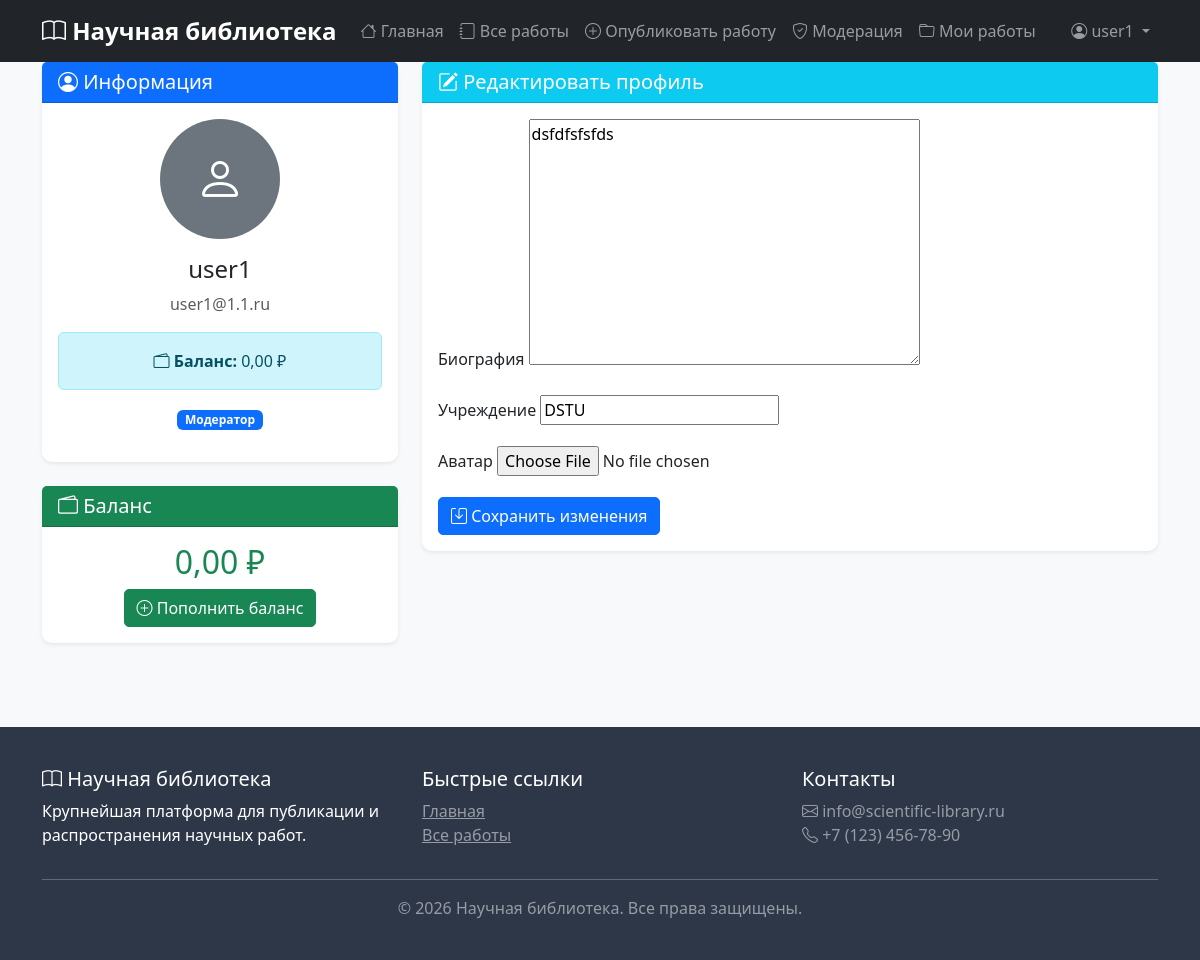
Before: /accounts/profile/ (signed in) with the older database file.
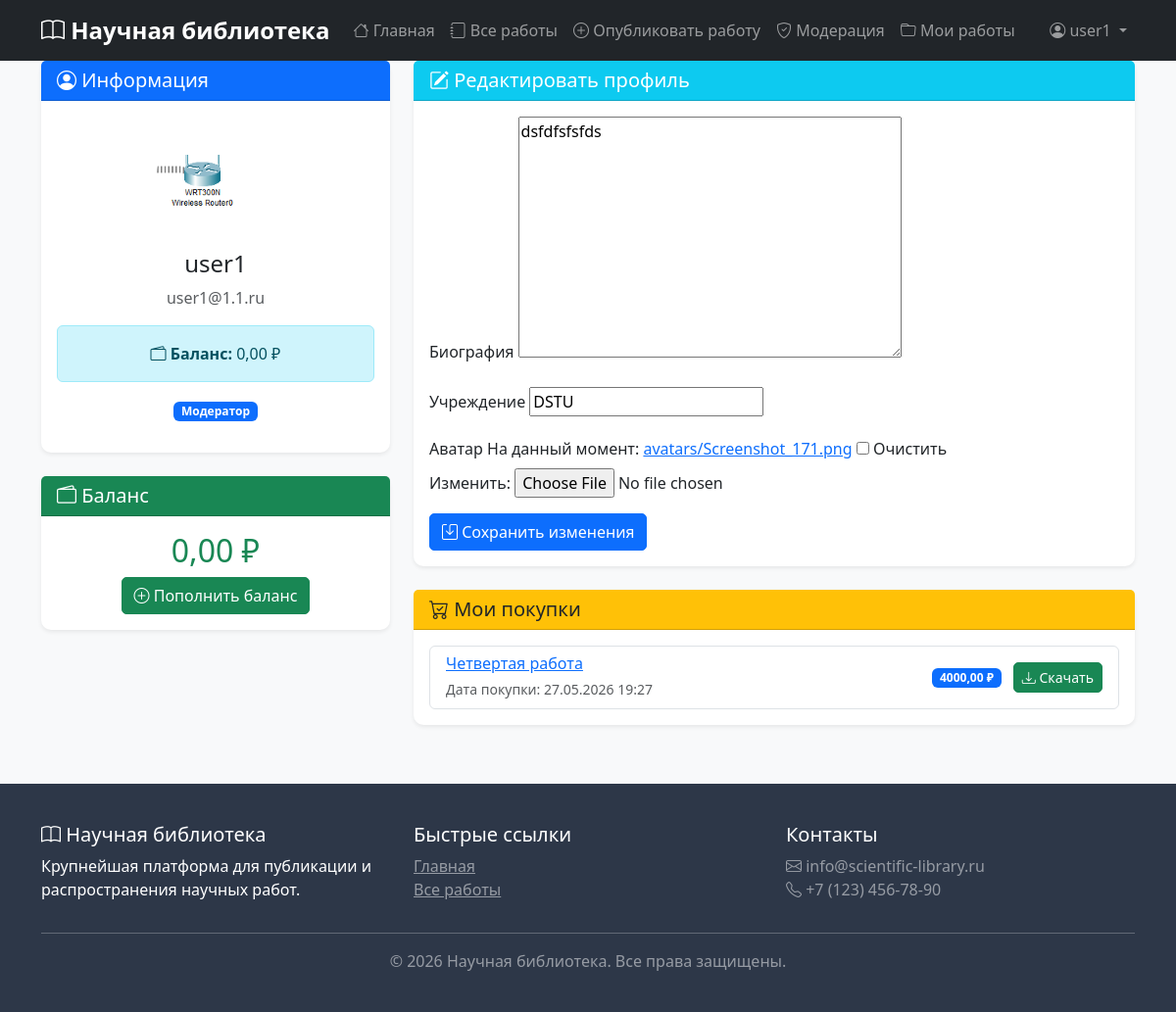
After: the same page with the newer database file.
### accounts/models.py (models this page shows, shortened)
class User(AbstractUser):
    ROLE_CHOICES = [
        ('user', 'Пользователь'),
        ('author', 'Автор'),
        ('moderator', 'Модератор'),
        ('admin', 'Администратор'),
    ]
    role = models.CharField(max_length=20, choices=ROLE_CHOICES, default='user')
    email = models.EmailField(unique=True)
    def can_publish(self):
        return self.role in ['author', 'moderator', 'admin']
    def is_moderator(self):
        return self.role in ['moderator', 'admin']

class UserProfile(models.Model):
    user = models.OneToOneField(User, on_delete=models.CASCADE, related_name='profile')
    balance = models.DecimalField(max_digits=10, decimal_places=2, default=0.00)
    avatar = models.ImageField(upload_to='avatars/', null=True, blank=True)
    bio = models.TextField(max_length=500, blank=True)
    institution = models.CharField(max_length=200, blank=True, help_text="Научное учреждение")
    created_at = models.DateTimeField(auto_now_add=True)
    updated_at = models.DateTimeField(auto_now=True)

### works/models.py (models this page shows, shortened)
class Purchase(models.Model):
    user = models.ForeignKey(settings.AUTH_USER_MODEL, on_delete=models.CASCADE, related_name='purchases')
    work = models.ForeignKey(Work, on_delete=models.CASCADE, related_name='purchases')
    amount = models.DecimalField(max_digits=10, decimal_places=2)
    commission = models.DecimalField(max_digits=10, decimal_places=2, default=0)
    author_share = models.DecimalField(max_digits=10, decimal_places=2, default=0)
    purchase_date = models.DateTimeField(auto_now_add=True)
    class Meta:
        unique_together = ['user', 'work']
        verbose_name = "Покупка"
        verbose_name_plural = "Покупки"

class Work(models.Model):
    STATUS_CHOICES = [
        ('pending', 'На модерации'),
        ('approved', 'Одобрено'),
        ('rejected', 'Отклонено'),
    ]
    title = models.CharField(max_length=200, verbose_name="Название")
    description = models.TextField(verbose_name="Описание")
    author = models.ForeignKey(
        settings.AUTH_USER_MODEL,
        on_delete=models.CASCADE,
        related_name='works',
        verbose_name="Автор"
    )
    categories = models.ManyToManyField(
        Category,
        related_name='works',
        blank=True,
        verbose_name="Категории"
    )
    file = models.FileField(upload_to='works/%Y/%m/%d/', verbose_name="Файл работы", null=True, blank=True)
    price = models.DecimalField(max_digits=10, decimal_places=2, default=0, verbose_name="Цена")
    moderation_status = models.CharField(max_length=20, choices=STATUS_CHOICES, default='pending')
    moderation_comment = models.TextField(blank=True)
    created_at = models.DateTimeField(auto_now_add=True)
    updated_at = models.DateTimeField(auto_now=True)
    published_at = models.DateTimeField(null=True, blank=True)
    downloads_count = models.PositiveIntegerField(default=0)
    class Meta:
        ordering = ['-created_at']
        verbose_name = "Работа"
        verbose_name_plural = "Работы"

### accounts/views.py (the view)
# urls.py: path('profile/', views.profile_view, name='profile'),
@login_required
def profile_view(request):
    profile = request.user.profile
    if request.method == 'POST':
        form = UserProfileForm(request.POST, request.FILES, instance=profile)
        if form.is_valid():
            form.save()
            messages.success(request, 'Профиль обновлен!')
            return redirect('accounts:profile')
    else:
        form = UserProfileForm(instance=profile)
    purchases = request.user.purchases.all().order_by('-purchase_date') if hasattr(request.user, 'purchases') else []
    context = {
        'form': form,
        'profile': profile,
        'purchases': purchases,
    }
    return render(request, 'accounts/profile.html', context)

### accounts/forms.py (shortened to what this page needs)
class UserProfileForm(forms.ModelForm):
    class Meta:
        model = UserProfile
        fields = ['bio', 'institution', 'avatar']

### templates/accounts/profile.html (shortened to what the changed rows need)
{% extends 'base.html' %}
{% load static %}
{% block content %}
<div class="container">
    <div class="row">
        <div class="col-md-4 mb-4">
            <div class="card border-0 shadow-sm">
                <div class="card-body text-center">
                    {% if user.profile.avatar %}
                        <img src="{{ user.profile.avatar.url }}" alt="Avatar" class="rounded-circle mb-3"
                             style="width: 120px; height: 120px; object-fit: cover;">
                    {% else %}
                        <div class="rounded-circle bg-secondary text-white d-flex align-items-center justify-content-center mx-auto mb-3"
                             style="width: 120px; height: 120px; font-size: 48px;">
                            <i class="bi bi-person"></i>
                        </div>
                    {% endif %}
                    <h4>{{ user.username }}</h4>
                    <p class="text-muted">{{ user.email }}</p>
                    <div class="alert alert-info">
                        <i class="bi bi-wallet2"></i>
                        <strong>Баланс:</strong> {{ user.profile.balance }} ₽
                    </div>
                    <p>
                        <span class="badge bg-primary">{{ user.get_role_display }}</span>
                    </p>
                </div>
            </div>
            <div class="card border-0 shadow-sm mt-4">
                <div class="card-body text-center">
                    <h2 class="text-success">{{ user.profile.balance }} ₽</h2>
                    <a href="{% url 'accounts:top_up_balance' %}" class="btn btn-success">
                        <i class="bi bi-plus-circle"></i> Пополнить баланс
                    </a>
                </div>
            </div>
        </div>
        <div class="col-md-8">
            <div class="card border-0 shadow-sm mb-4">
                <div class="card-body">
                    <form method="post" enctype="multipart/form-data">
                        <div class="mb-3">
                            <label class="form-label">Биография</label>
                            {{ form.bio }}
                        </div>
                        <div class="mb-3">
                            <label class="form-label">Учреждение</label>
                            {{ form.institution }}
                        </div>
                        <div class="mb-3">
                            <label class="form-label">Аватар</label>
                            {{ form.avatar }}
                        </div>
                        <button type="submit" class="btn btn-primary">
                            <i class="bi bi-save"></i> Сохранить изменения
                        </button>
                    </form>
                </div>
            </div>
            {% if purchases %}
            <div class="card border-0 shadow-sm">
                <div class="card-header bg-warning">
                    <h5 class="mb-0"><i class="bi bi-cart-check"></i> Мои покупки</h5>
                </div>
                <div class="card-body">
                    <div class="list-group">
                        {% for purchase in purchases %}
                            <div class="list-group-item">
                                <div class="d-flex justify-content-between align-items-center">
                                    <div>
                                        <h6 class="mb-1">
                                            <a href="{% url 'works:work_detail' purchase.work.id %}">
                                                {{ purchase.work.title }}
                                            </a>
                                        </h6>
                                        <small class="text-muted">
                                            Дата покупки: {{ purchase.purchase_date|date:"d.m.Y H:i" }}
                                        </small>
                                    </div>
                                    <div class="text-end">
                                        <span class="badge bg-primary">{{ purchase.amount }} ₽</span>
                                        <a href="{% url 'works:download_work' purchase.work.id %}"
                                           class="btn btn-sm btn-success ms-2">
                                            <i class="bi bi-download"></i> Скачать
                                        </a>
                                    </div>
                                </div>
                            </div>
                        {% endfor %}
                    </div>
                </div>
            </div>
            {% endif %}
        </div>
    </div>
</div>
{% endblock %}

### templates/base.html (shortened to what this page needs)
<!DOCTYPE html>
<html lang="ru">
<head>
    <link href="https://cdn.jsdelivr.net/npm/bootstrap@5.3.0/dist/css/bootstrap.min.css" rel="stylesheet">
    <link rel="stylesheet" href="https://cdn.jsdelivr.net/npm/bootstrap-icons@1.11.0/font/bootstrap-icons.css">
    {% load static %}
    <link href="{% static 'css/custom.css' %}" rel="stylesheet">
</head>
<body>
    <nav class="navbar navbar-expand-lg navbar-dark bg-dark sticky-top">
        <div class="container">
            <a class="navbar-brand" href="{% url 'index' %}">
                <i class="bi bi-book"></i> Научная библиотека
            </a>
            <div class="collapse navbar-collapse" id="navbarNav">
                <ul class="navbar-nav me-auto">
                    <li class="nav-item">
                        <a class="nav-link" href="{% url 'index' %}">
                            <i class="bi bi-house"></i> Главная
                        </a>
                    </li>
                    <li class="nav-item">
                        <a class="nav-link" href="{% url 'works:work_list' %}">
                            <i class="bi bi-journal"></i> Все работы
                        </a>
                    </li>
                    {% if user.is_authenticated %}
                        {% if user.can_publish %}
                        <li class="nav-item">
                            <a class="nav-link" href="{% url 'works:work_create' %}">
                                <i class="bi bi-plus-circle"></i> Опубликовать работу
                            </a>
                        </li>
                        {% endif %}
                        {% if user.is_moderator %}
                        <li class="nav-item">
                            <a class="nav-link" href="{% url 'moderation:queue' %}">
                                <i class="bi bi-shield-check"></i> Модерация
                            </a>
                        </li>
                        {% endif %}
                        <li class="nav-item">
                            <a class="nav-link" href="{% url 'works:my_works' %}">
                                <i class="bi bi-folder"></i> Мои работы
                            </a>
                        </li>
                    {% endif %}
                </ul>
                <ul class="navbar-nav">
                    {% if user.is_authenticated %}
                        <li class="nav-item dropdown">
                            <a class="nav-link dropdown-toggle" href="#" id="userDropdown" role="button" data-bs-toggle="dropdown">
                                <i class="bi bi-person-circle"></i> {{ user.username }}
                            </a>
                        </li>
                    {% endif %}
                </ul>
            </div>
        </div>
    </nav>
    <main>
        {% block content %}
        {% endblock %}
    </main>
    <footer class="footer">
        <div class="container">
            <div class="row">
                <div class="col-md-4">
                    <h5><i class="bi bi-book"></i> Научная библиотека</h5>
                    <p>Крупнейшая платформа для публикации и распространения научных работ.</p>
                </div>
                <div class="col-md-4">
                    <h5>Быстрые ссылки</h5>
                    <ul class="list-unstyled">
                        <li><a href="{% url 'index' %}" class="text-white-50">Главная</a></li>
                        <li><a href="{% url 'works:work_list' %}" class="text-white-50">Все работы</a></li>
                    </ul>
                </div>
                <div class="col-md-4">
                    <h5>Контакты</h5>
                    <p class="text-white-50">
                        <i class="bi bi-envelope"></i> info@scientific-library.ru<br>
                        <i class="bi bi-telephone"></i> +7 (123) 456-78-90
                    </p>
                </div>
            </div>
            <hr class="bg-light">
            <div class="text-center">
                <p class="text-white-50 mb-0">&copy; 2026 Научная библиотека. Все права защищены.</p>
            </div>
        </div>
    </footer>
</body>
</html>

Changed rows visible on the page:
changed User "user1": profile.avatar: picture added
added Purchase: work "Четвертая работа", purchase_date "27.05.2026 19:27", amount "4000,00"
Other visible differences:
form field avatar: (not shown) → "☐"
text now shown: "На данный момент: avatars/Screenshot_171.png Очистить Изменить: Мои покупки"
